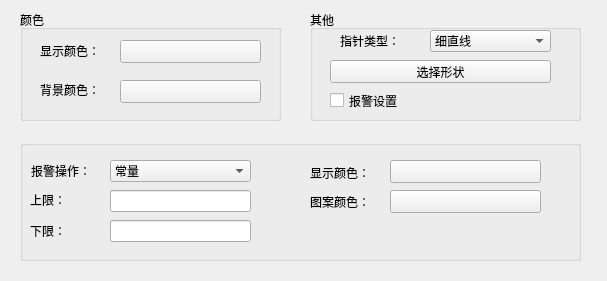
<?xml version="1.0" encoding="UTF-8"?>
<ui version="4.0">
 <class>QChartMeColor</class>
 <widget class="QWidget" name="QChartMeColor">
  <property name="geometry">
   <rect>
    <x>0</x>
    <y>0</y>
    <width>607</width>
    <height>281</height>
   </rect>
  </property>
  <property name="windowTitle">
   <string>Form</string>
  </property>
  <widget class="QGroupBox" name="m_AlarmgroupBox">
   <property name="geometry">
    <rect>
     <x>20</x>
     <y>140</y>
     <width>561</width>
     <height>121</height>
    </rect>
   </property>
   <property name="title">
    <string/>
   </property>
   <widget class="QLabel" name="label_5">
    <property name="geometry">
     <rect>
      <x>10</x>
      <y>50</y>
      <width>76</width>
      <height>20</height>
     </rect>
    </property>
    <property name="text">
     <string>上限：</string>
    </property>
    <property name="alignment">
     <set>Qt::AlignLeading|Qt::AlignLeft|Qt::AlignVCenter</set>
    </property>
   </widget>
   <widget class="QLabel" name="label_6">
    <property name="geometry">
     <rect>
      <x>10</x>
      <y>80</y>
      <width>76</width>
      <height>21</height>
     </rect>
    </property>
    <property name="text">
     <string>下限：</string>
    </property>
    <property name="alignment">
     <set>Qt::AlignLeading|Qt::AlignLeft|Qt::AlignVCenter</set>
    </property>
   </widget>
   <widget class="QLabel" name="label_7">
    <property name="geometry">
     <rect>
      <x>290</x>
      <y>22</y>
      <width>77</width>
      <height>21</height>
     </rect>
    </property>
    <property name="text">
     <string>显示颜色：</string>
    </property>
    <property name="alignment">
     <set>Qt::AlignLeading|Qt::AlignLeft|Qt::AlignVCenter</set>
    </property>
   </widget>
   <widget class="QPushButton" name="m_Alarmshowcolorbtn">
    <property name="geometry">
     <rect>
      <x>370</x>
      <y>20</y>
      <width>151</width>
      <height>23</height>
     </rect>
    </property>
    <property name="text">
     <string/>
    </property>
   </widget>
   <widget class="QPushButton" name="m_Alarmshapecolorbtn">
    <property name="geometry">
     <rect>
      <x>370</x>
      <y>50</y>
      <width>151</width>
      <height>23</height>
     </rect>
    </property>
    <property name="text">
     <string/>
    </property>
   </widget>
   <widget class="QLabel" name="label_8">
    <property name="geometry">
     <rect>
      <x>290</x>
      <y>52</y>
      <width>77</width>
      <height>20</height>
     </rect>
    </property>
    <property name="text">
     <string>图案颜色：</string>
    </property>
    <property name="alignment">
     <set>Qt::AlignLeading|Qt::AlignLeft|Qt::AlignVCenter</set>
    </property>
   </widget>
   <widget class="QComboBox" name="m_AlarmcbBox">
    <property name="geometry">
     <rect>
      <x>90</x>
      <y>20</y>
      <width>141</width>
      <height>22</height>
     </rect>
    </property>
    <item>
     <property name="text">
      <string>常量</string>
     </property>
    </item>
    <item>
     <property name="text">
      <string>地址</string>
     </property>
    </item>
   </widget>
   <widget class="QLabel" name="label_3">
    <property name="geometry">
     <rect>
      <x>11</x>
      <y>20</y>
      <width>75</width>
      <height>21</height>
     </rect>
    </property>
    <property name="text">
     <string>报警操作：</string>
    </property>
    <property name="alignment">
     <set>Qt::AlignLeading|Qt::AlignLeft|Qt::AlignVCenter</set>
    </property>
   </widget>
   <widget class="QLineEdit" name="m_AddressMinlineEdit">
    <property name="geometry">
     <rect>
      <x>90</x>
      <y>80</y>
      <width>121</width>
      <height>20</height>
     </rect>
    </property>
    <property name="text">
     <string>LW0</string>
    </property>
   </widget>
   <widget class="QLineEdit" name="m_AddressMaxlineEdit">
    <property name="geometry">
     <rect>
      <x>90</x>
      <y>50</y>
      <width>121</width>
      <height>20</height>
     </rect>
    </property>
    <property name="text">
     <string>LW0</string>
    </property>
   </widget>
   <widget class="QPushButton" name="m_AddressMin_EntryBtn">
    <property name="geometry">
     <rect>
      <x>214</x>
      <y>79</y>
      <width>16</width>
      <height>21</height>
     </rect>
    </property>
    <property name="focusPolicy">
     <enum>Qt::NoFocus</enum>
    </property>
    <property name="text">
     <string/>
    </property>
    <property name="icon">
     <iconset resource="../../resourse.qrc">
      <normaloff>:/addressintput/images/address.bmp</normaloff>:/addressintput/images/address.bmp</iconset>
    </property>
    <property name="autoRepeat">
     <bool>false</bool>
    </property>
    <property name="autoDefault">
     <bool>true</bool>
    </property>
    <property name="flat">
     <bool>true</bool>
    </property>
   </widget>
   <widget class="QPushButton" name="m_AddressMax_EntryBtn">
    <property name="geometry">
     <rect>
      <x>213</x>
      <y>49</y>
      <width>16</width>
      <height>21</height>
     </rect>
    </property>
    <property name="focusPolicy">
     <enum>Qt::NoFocus</enum>
    </property>
    <property name="text">
     <string/>
    </property>
    <property name="icon">
     <iconset resource="../../resourse.qrc">
      <normaloff>:/addressintput/images/address.bmp</normaloff>:/addressintput/images/address.bmp</iconset>
    </property>
    <property name="autoRepeat">
     <bool>false</bool>
    </property>
    <property name="autoDefault">
     <bool>true</bool>
    </property>
    <property name="flat">
     <bool>true</bool>
    </property>
   </widget>
   <widget class="QLineEdit" name="m_AlarmMaxspBox">
    <property name="geometry">
     <rect>
      <x>90</x>
      <y>50</y>
      <width>141</width>
      <height>22</height>
     </rect>
    </property>
   </widget>
   <widget class="QLineEdit" name="m_AlarmMinspBox">
    <property name="geometry">
     <rect>
      <x>90</x>
      <y>80</y>
      <width>141</width>
      <height>22</height>
     </rect>
    </property>
   </widget>
  </widget>
  <widget class="QGroupBox" name="groupBox">
   <property name="geometry">
    <rect>
     <x>20</x>
     <y>10</y>
     <width>261</width>
     <height>111</height>
    </rect>
   </property>
   <property name="title">
    <string>颜色</string>
   </property>
   <widget class="QPushButton" name="m_backcolorbtn">
    <property name="geometry">
     <rect>
      <x>100</x>
      <y>70</y>
      <width>141</width>
      <height>23</height>
     </rect>
    </property>
    <property name="text">
     <string/>
    </property>
   </widget>
   <widget class="QLabel" name="label">
    <property name="geometry">
     <rect>
      <x>20</x>
      <y>31</y>
      <width>71</width>
      <height>20</height>
     </rect>
    </property>
    <property name="text">
     <string>显示颜色：</string>
    </property>
    <property name="alignment">
     <set>Qt::AlignLeading|Qt::AlignLeft|Qt::AlignVCenter</set>
    </property>
   </widget>
   <widget class="QPushButton" name="m_showcolorbtn">
    <property name="geometry">
     <rect>
      <x>100</x>
      <y>30</y>
      <width>141</width>
      <height>23</height>
     </rect>
    </property>
    <property name="text">
     <string/>
    </property>
   </widget>
   <widget class="QLabel" name="label_2">
    <property name="geometry">
     <rect>
      <x>20</x>
      <y>70</y>
      <width>71</width>
      <height>20</height>
     </rect>
    </property>
    <property name="text">
     <string>背景颜色：</string>
    </property>
    <property name="alignment">
     <set>Qt::AlignLeading|Qt::AlignLeft|Qt::AlignVCenter</set>
    </property>
   </widget>
  </widget>
  <widget class="QGroupBox" name="groupBox_2">
   <property name="geometry">
    <rect>
     <x>310</x>
     <y>10</y>
     <width>271</width>
     <height>111</height>
    </rect>
   </property>
   <property name="title">
    <string>其他</string>
   </property>
   <widget class="QComboBox" name="m_PointTypecbBox">
    <property name="geometry">
     <rect>
      <x>120</x>
      <y>20</y>
      <width>121</width>
      <height>22</height>
     </rect>
    </property>
    <item>
     <property name="text">
      <string>细直线</string>
     </property>
    </item>
    <item>
     <property name="text">
      <string>粗直线</string>
     </property>
    </item>
    <item>
     <property name="text">
      <string>菱形</string>
     </property>
    </item>
    <item>
     <property name="text">
      <string>三角形</string>
     </property>
    </item>
   </widget>
   <widget class="QLabel" name="m_PointTypelabel">
    <property name="geometry">
     <rect>
      <x>30</x>
      <y>20</y>
      <width>71</width>
      <height>21</height>
     </rect>
    </property>
    <property name="text">
     <string>指针类型：</string>
    </property>
    <property name="alignment">
     <set>Qt::AlignLeading|Qt::AlignLeft|Qt::AlignVCenter</set>
    </property>
   </widget>
   <widget class="QPushButton" name="load_shapeBtn">
    <property name="geometry">
     <rect>
      <x>20</x>
      <y>50</y>
      <width>221</width>
      <height>23</height>
     </rect>
    </property>
    <property name="text">
     <string>选择形状</string>
    </property>
   </widget>
   <widget class="QCheckBox" name="m_alarmckBox">
    <property name="geometry">
     <rect>
      <x>20</x>
      <y>80</y>
      <width>161</width>
      <height>21</height>
     </rect>
    </property>
    <property name="text">
     <string>报警设置</string>
    </property>
   </widget>
  </widget>
 </widget>
 <resources>
  <include location="../../resourse.qrc"/>
 </resources>
 <connections/>
</ui>
